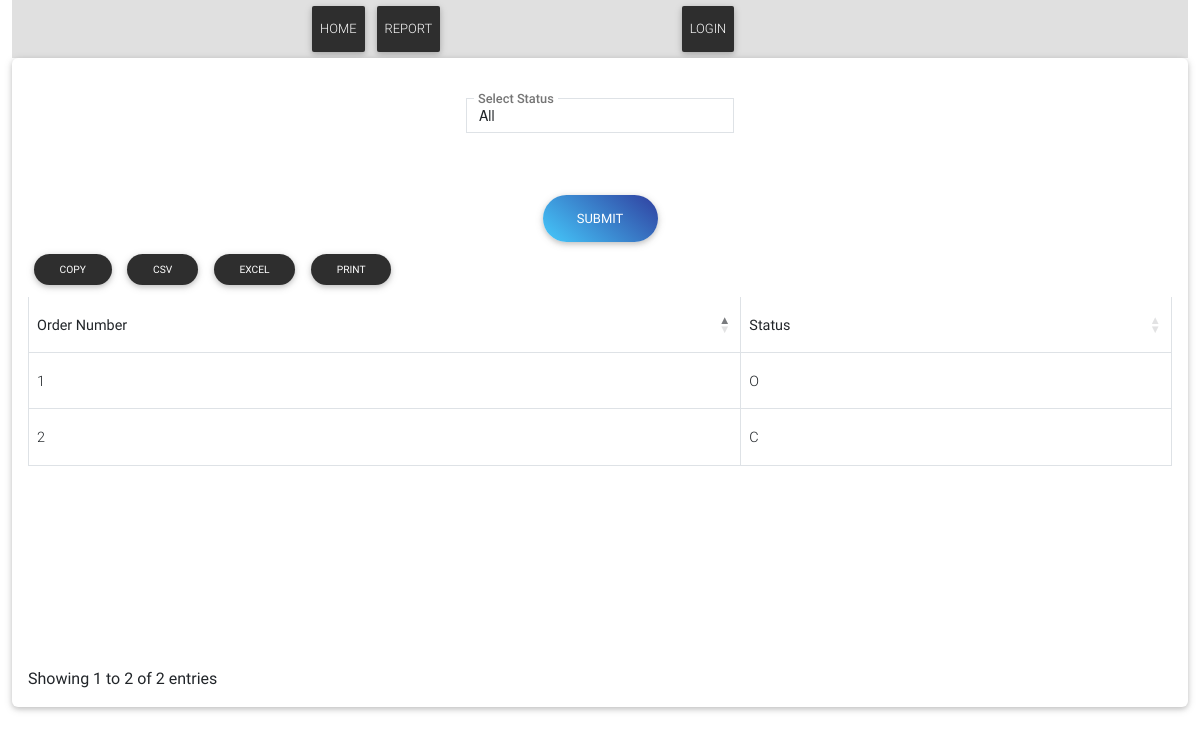
Before: /report/Sales/sales_order_status_filter/ with the older database file.
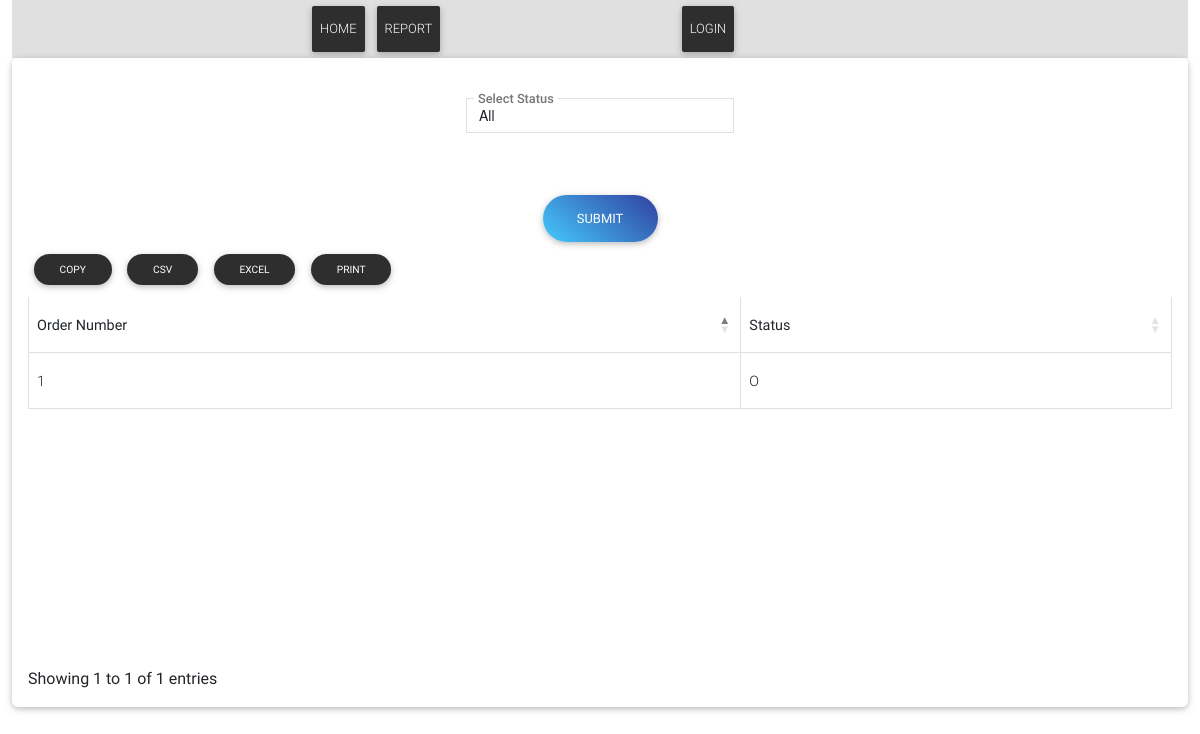
After: the same page with the newer database file.
### Sales/models.py (models this page shows, shortened)
class SalesOrderInfo(models.Model):
    Status_CHOICES = [
        ('O', 'Open'),
        ('H', 'Hold'),
        ('C', 'Close'),
        ('F', 'Canceled')
    ]
    status = models.CharField(max_length=1, choices=Status_CHOICES,default='O')
    docNo = models.PositiveIntegerField(default=1, unique=True)
    customerName = models.ForeignKey(BusinessPartner, on_delete=models.CASCADE, null=True, default=None)
    address = models.CharField(max_length=250,blank=True)
    created = models.DateField(default=timezone.now)
    totalAmount = models.DecimalField(max_digits=10, decimal_places=4, null=True, blank=True,default=0)
    totalQty = models.DecimalField(max_digits=10, decimal_places=4, null=True, blank=True, default=0)
    sales_employee = models.ForeignKey(SalesEmployee, on_delete=models.CASCADE, default=1)  # Set the default to an existing SalesEmployee or a specific ID
    owner = models.ForeignKey(User, on_delete=models.CASCADE, null=True, blank=True)
    class Meta:
        verbose_name = 'Sales Order'
        verbose_name_plural = 'Sales Order'

### Report/salesorderviews.py (the view)
# urls.py: path('Sales/sales_order_status_filter/', salesorderviews.sales_order_status_filter, name='sales_order_status_filter'),
def sales_order_status_filter(request):
    if request.method == 'POST':
        form = SalesOrderStatusFilterForm(request.POST)
        if form.is_valid():
            status = form.cleaned_data['status']
            if status:
                filtered_orders = SalesOrderInfo.objects.filter(status=status)
            else:
                filtered_orders = SalesOrderInfo.objects.all()
        else:
            filtered_orders = SalesOrderInfo.objects.all()
    else:
        form = SalesOrderStatusFilterForm()
        filtered_orders = SalesOrderInfo.objects.all()
    return render(request, 'sales/sales_order_status_filter.html', {'form': form, 'filtered_orders': filtered_orders})

### Report/forms.py
class SalesOrderStatusFilterForm(forms.Form):
    STATUS_CHOICES = [
        ('', 'All'),  # Include an option to select all statuses
        ('O', 'Open'),
        ('H', 'Hold'),
        ('C', 'Close'),
        ('F', 'Canceled'),
    ]
    status = forms.ChoiceField(choices=STATUS_CHOICES, required=False, label='Select Status')
    def __init__(self, *args, **kwargs):
        super(SalesOrderStatusFilterForm, self).__init__(*args, **kwargs)
        for field_name, field in self.fields.items():
            field.widget.attrs.update({
                'class': 'form-control form-control-sm',
                'id': f"{field_name}",
            })

### Report/templates/sales/sales_order_status_filter.html
{% extends 'basereport.html' %}
{% load static %}
{% block content %}
<section class="section card mb-5">
    <div class="card-body">
{% include '../form.html'%}
{% if filtered_orders %}
    <table id="itemsTable" class="table table-bordered">
        <thead>
            <tr>
                <th>Order Number</th>
                <th>Status</th>
            </tr>
        </thead>
        <tbody>
            {% for order in filtered_orders %}
            <tr>
                <td>{{ order.docNo }}</td>
                <td>{{ order.status }}</td>
            </tr>
            {% empty %}
            <tr>
                <td colspan="2">No matching orders found.</td>
            </tr>
            {% endfor %}
        </tbody>
    </table>
    {% endif %}
    {% endblock %}

### templates/basereport.html (shortened to what this page needs)
{% load static %}
<!DOCTYPE html>
<html>
<head>
  <link rel="stylesheet" href="https://use.fontawesome.com/releases/v5.8.2/css/all.css">
    <link href="{% static 'css/bootstrap.min.css' %}" rel="stylesheet">
    <link href="{% static 'css/dataTables.min.css' %}" rel="stylesheet">
    <link href="{% static 'css/jquery-ui.css' %}" rel="stylesheet">
    <link href="{% static 'css/mdb.min.css' %}" rel="stylesheet">
</head>
<body>
    <div class="container-fluid">
            <header class="d-flex flex-wrap align-items-center justify-content-center justify-content-lg-start bg-light">
              <div class="col-md-3 mb-2 mb-md-0">
                <a href="/" class="d-inline-flex link-body-emphasis text-decoration-none">
                  <svg class="bi" width="40" height="32" role="img" aria-label="Bootstrap"><use xlink:href="#bootstrap"></use></svg>
                </a>
              </div>
              <ul class="nav col-12 col-md-auto mb-2 justify-content-center mb-md-0">
                <li>  <a class='nav-link px-2 btn btn-elegant waves-effect waves-light' href="{% url 'home' %}">Home</a></li>
                <li>  <a class='nav-link px-2 btn btn-elegant waves-effect waves-light' href="{% url 'post_list' %}">report</a></li>
              </ul>
              <div class="col-md-3 text-end">
                 <a class='nav-link px-2 btn btn-elegant waves-effect waves-light' href="{% url 'admin:index' %}">Login</a>
              </div>
            </header>
        {% block content %}{% endblock %}
    </div>
</body>
</html>

### Report/templates/form.html (shortened to what this page needs)
<form method="post" class='text-center'>
    <div class="row d-flex justify-content-center">
        {% for field in form %}
        <div class="col-md-3 mb-4">
            <div class="md-form md-outline">
                {{ field }}
              <label class="active" for="{{ field.auto_id }}">{{ field.label }}</label>
            </div>
          </div>
        {% endfor %}
      </div>
<div class="text-center">
    <button class="btn blue-gradient btn-rounded waves-effect waves-light" type="submit">Submit</button>
</div>
</form>

### templates/basereport.html (style rules this page uses)
select { display: initial !important; }

Changed rows visible on the page:
removed SalesOrderInfo: docNo "2", status "C"
Other visible differences:
text written by a page script: "COPY CSV EXCEL PRINT Showing 1 to 2 of 2 entries" → "COPY CSV EXCEL PRINT Showing 1 to 1 of 1 entries"
